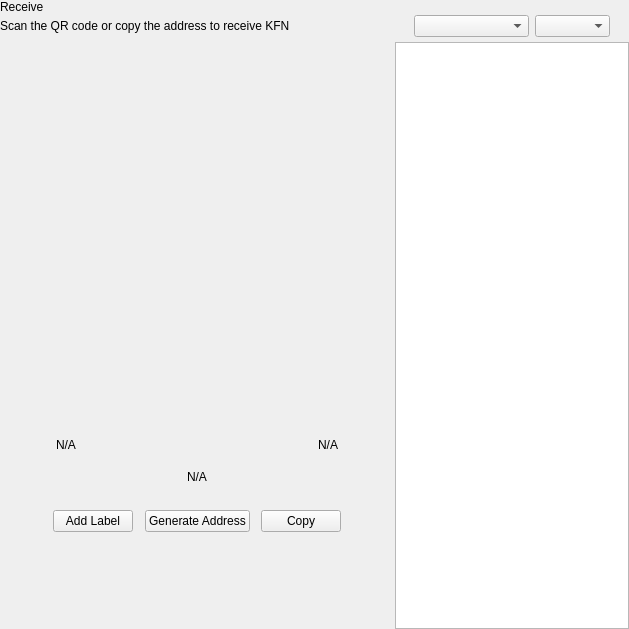
<?xml version="1.0" encoding="UTF-8"?>
<ui version="4.0">
 <class>ReceiveWidget</class>
 <widget class="QWidget" name="ReceiveWidget">
  <property name="geometry">
   <rect>
    <x>0</x>
    <y>0</y>
    <width>629</width>
    <height>629</height>
   </rect>
  </property>
  <property name="minimumSize">
   <size>
    <width>0</width>
    <height>0</height>
   </size>
  </property>
  <property name="windowTitle">
   <string>Form</string>
  </property>
  <layout class="QHBoxLayout" name="horizontalLayout_2" stretch="2,1">
   <property name="spacing">
    <number>0</number>
   </property>
   <property name="leftMargin">
    <number>0</number>
   </property>
   <property name="topMargin">
    <number>0</number>
   </property>
   <property name="rightMargin">
    <number>0</number>
   </property>
   <property name="bottomMargin">
    <number>0</number>
   </property>
   <item>
    <widget class="QWidget" name="left" native="true">
     <layout class="QVBoxLayout" name="verticalLayout_3">
      <property name="leftMargin">
       <number>0</number>
      </property>
      <property name="topMargin">
       <number>0</number>
      </property>
      <property name="rightMargin">
       <number>0</number>
      </property>
      <property name="bottomMargin">
       <number>0</number>
      </property>
      <item>
       <layout class="QVBoxLayout" name="verticalLayout_2">
        <property name="spacing">
         <number>0</number>
        </property>
        <property name="leftMargin">
         <number>0</number>
        </property>
        <item>
         <layout class="QHBoxLayout" name="horizontalLayout_3">
          <property name="spacing">
           <number>0</number>
          </property>
          <item>
           <layout class="QVBoxLayout" name="verticalLayout_4">
            <property name="spacing">
             <number>5</number>
            </property>
            <item>
             <widget class="QLabel" name="labelTitle">
              <property name="text">
               <string>Receive</string>
              </property>
             </widget>
            </item>
            <item alignment="Qt::AlignTop">
             <widget class="QLabel" name="labelSubtitle1">
              <property name="text">
               <string>Scan the QR code or copy the address to receive KFN</string>
              </property>
             </widget>
            </item>
           </layout>
          </item>
          <item>
           <spacer name="horizontalSpacer">
            <property name="orientation">
             <enum>Qt::Horizontal</enum>
            </property>
            <property name="sizeHint" stdset="0">
             <size>
              <width>40</width>
              <height>20</height>
             </size>
            </property>
           </spacer>
          </item>
         </layout>
        </item>
        <item>
         <spacer name="verticalSpacer_2">
          <property name="orientation">
           <enum>Qt::Vertical</enum>
          </property>
          <property name="sizeType">
           <enum>QSizePolicy::Expanding</enum>
          </property>
          <property name="sizeHint" stdset="0">
           <size>
            <width>20</width>
            <height>50</height>
           </size>
          </property>
         </spacer>
        </item>
        <item alignment="Qt::AlignHCenter">
         <widget class="QWidget" name="layoutQR" native="true">
          <property name="maximumSize">
           <size>
            <width>510</width>
            <height>16777215</height>
           </size>
          </property>
          <layout class="QVBoxLayout" name="verticalLayoutQr">
           <item>
            <spacer name="verticalSpacer11">
             <property name="orientation">
              <enum>Qt::Vertical</enum>
             </property>
             <property name="sizeType">
              <enum>QSizePolicy::Fixed</enum>
             </property>
             <property name="sizeHint" stdset="0">
              <size>
               <width>20</width>
               <height>20</height>
              </size>
             </property>
            </spacer>
           </item>
           <item alignment="Qt::AlignHCenter">
            <widget class="QLabel" name="labelQrImg">
             <property name="minimumSize">
              <size>
               <width>260</width>
               <height>260</height>
              </size>
             </property>
             <property name="maximumSize">
              <size>
               <width>260</width>
               <height>260</height>
              </size>
             </property>
             <property name="text">
              <string/>
             </property>
             <property name="alignment">
              <set>Qt::AlignCenter</set>
             </property>
            </widget>
           </item>
           <item>
            <spacer name="verticalSpacer_21">
             <property name="orientation">
              <enum>Qt::Vertical</enum>
             </property>
             <property name="sizeType">
              <enum>QSizePolicy::Fixed</enum>
             </property>
             <property name="sizeHint" stdset="0">
              <size>
               <width>20</width>
               <height>30</height>
              </size>
             </property>
            </spacer>
           </item>
           <item>
            <widget class="QWidget" name="widget" native="true">
             <property name="minimumSize">
              <size>
               <width>0</width>
               <height>0</height>
              </size>
             </property>
             <layout class="QHBoxLayout" name="horizontalLayout_5">
              <item>
               <widget class="QLabel" name="labelLabel">
                <property name="text">
                 <string notr="true">N/A</string>
                </property>
               </widget>
              </item>
              <item>
               <spacer name="horizontalSpacer_2">
                <property name="orientation">
                 <enum>Qt::Horizontal</enum>
                </property>
                <property name="sizeHint" stdset="0">
                 <size>
                  <width>141</width>
                  <height>20</height>
                 </size>
                </property>
               </spacer>
              </item>
              <item>
               <widget class="QLabel" name="labelDate">
                <property name="text">
                 <string notr="true">N/A</string>
                </property>
                <property name="alignment">
                 <set>Qt::AlignRight|Qt::AlignTrailing|Qt::AlignVCenter</set>
                </property>
               </widget>
              </item>
             </layout>
            </widget>
           </item>
           <item>
            <widget class="QLabel" name="labelAddress">
             <property name="sizePolicy">
              <sizepolicy hsizetype="Expanding" vsizetype="Preferred">
               <horstretch>0</horstretch>
               <verstretch>0</verstretch>
              </sizepolicy>
             </property>
             <property name="minimumSize">
              <size>
               <width>300</width>
               <height>0</height>
              </size>
             </property>
             <property name="text">
              <string notr="true">N/A</string>
             </property>
             <property name="alignment">
              <set>Qt::AlignCenter</set>
             </property>
            </widget>
           </item>
           <item>
            <spacer name="verticalSpacer_4">
             <property name="orientation">
              <enum>Qt::Vertical</enum>
             </property>
             <property name="sizeType">
              <enum>QSizePolicy::Fixed</enum>
             </property>
             <property name="sizeHint" stdset="0">
              <size>
               <width>20</width>
               <height>20</height>
              </size>
             </property>
            </spacer>
           </item>
           <item>
            <layout class="QHBoxLayout" name="horizontalLayout_4">
             <item alignment="Qt::AlignHCenter">
              <widget class="QPushButton" name="pushButtonLabel">
               <property name="focusPolicy">
                <enum>Qt::NoFocus</enum>
               </property>
               <property name="text">
                <string>Add Label</string>
               </property>
              </widget>
             </item>
             <item alignment="Qt::AlignHCenter">
              <widget class="QPushButton" name="pushButtonNewAddress">
               <property name="focusPolicy">
                <enum>Qt::NoFocus</enum>
               </property>
               <property name="text">
                <string>Generate Address</string>
               </property>
              </widget>
             </item>
             <item alignment="Qt::AlignHCenter">
              <widget class="QPushButton" name="pushButtonCopy">
               <property name="focusPolicy">
                <enum>Qt::NoFocus</enum>
               </property>
               <property name="text">
                <string>Copy</string>
               </property>
              </widget>
             </item>
            </layout>
           </item>
           <item>
            <spacer name="verticalSpacer_3">
             <property name="orientation">
              <enum>Qt::Vertical</enum>
             </property>
             <property name="sizeType">
              <enum>QSizePolicy::Expanding</enum>
             </property>
             <property name="sizeHint" stdset="0">
              <size>
               <width>20</width>
               <height>20</height>
              </size>
             </property>
            </spacer>
           </item>
          </layout>
         </widget>
        </item>
        <item>
         <spacer name="verticalSpacer">
          <property name="orientation">
           <enum>Qt::Vertical</enum>
          </property>
          <property name="sizeHint" stdset="0">
           <size>
            <width>20</width>
            <height>40</height>
           </size>
          </property>
         </spacer>
        </item>
       </layout>
      </item>
     </layout>
    </widget>
   </item>
   <item>
    <widget class="QWidget" name="right" native="true">
     <layout class="QVBoxLayout" name="verticalLayout_5">
      <property name="spacing">
       <number>0</number>
      </property>
      <property name="leftMargin">
       <number>1</number>
      </property>
      <property name="topMargin">
       <number>0</number>
      </property>
      <property name="rightMargin">
       <number>0</number>
      </property>
      <property name="bottomMargin">
       <number>0</number>
      </property>
      <item>
       <layout class="QVBoxLayout" name="container_right">
        <property name="spacing">
         <number>0</number>
        </property>
        <property name="leftMargin">
         <number>0</number>
        </property>
        <property name="rightMargin">
         <number>0</number>
        </property>
        <item>
         <layout class="QVBoxLayout" name="verticalLayout">
          <property name="spacing">
           <number>6</number>
          </property>
          <property name="leftMargin">
           <number>19</number>
          </property>
          <property name="rightMargin">
           <number>19</number>
          </property>
          <item>
           <widget class="OptionButton" name="btnRequest" native="true"/>
          </item>
          <item>
           <widget class="OptionButton" name="btnMyAddresses" native="true">
            <property name="sizePolicy">
             <sizepolicy hsizetype="Preferred" vsizetype="Minimum">
              <horstretch>0</horstretch>
              <verstretch>0</verstretch>
             </sizepolicy>
            </property>
           </widget>
          </item>
         </layout>
        </item>
        <item>
         <widget class="QWidget" name="sortWidget" native="true">
          <layout class="QHBoxLayout" name="horizontalLayout_6">
           <property name="leftMargin">
            <number>19</number>
           </property>
           <property name="rightMargin">
            <number>19</number>
           </property>
           <property name="bottomMargin">
            <number>5</number>
           </property>
           <item>
            <spacer name="horizontalSpacer_3">
             <property name="orientation">
              <enum>Qt::Horizontal</enum>
             </property>
             <property name="sizeHint" stdset="0">
              <size>
               <width>40</width>
               <height>20</height>
              </size>
             </property>
            </spacer>
           </item>
           <item>
            <widget class="QComboBox" name="comboBoxSort">
             <property name="sizePolicy">
              <sizepolicy hsizetype="Preferred" vsizetype="Fixed">
               <horstretch>0</horstretch>
               <verstretch>0</verstretch>
              </sizepolicy>
             </property>
             <property name="minimumSize">
              <size>
               <width>115</width>
               <height>0</height>
              </size>
             </property>
            </widget>
           </item>
           <item>
            <widget class="QComboBox" name="comboBoxSortOrder">
             <property name="sizePolicy">
              <sizepolicy hsizetype="Preferred" vsizetype="Fixed">
               <horstretch>0</horstretch>
               <verstretch>0</verstretch>
              </sizepolicy>
             </property>
             <property name="minimumSize">
              <size>
               <width>75</width>
               <height>0</height>
              </size>
             </property>
            </widget>
           </item>
          </layout>
         </widget>
        </item>
        <item>
         <widget class="QListView" name="listViewAddress"/>
        </item>
       </layout>
      </item>
     </layout>
    </widget>
   </item>
  </layout>
 </widget>
 <customwidgets>
  <customwidget>
   <class>OptionButton</class>
   <extends>QWidget</extends>
   <header>qt/pivx/optionbutton.h</header>
   <container>1</container>
  </customwidget>
 </customwidgets>
 <resources/>
 <connections/>
</ui>
